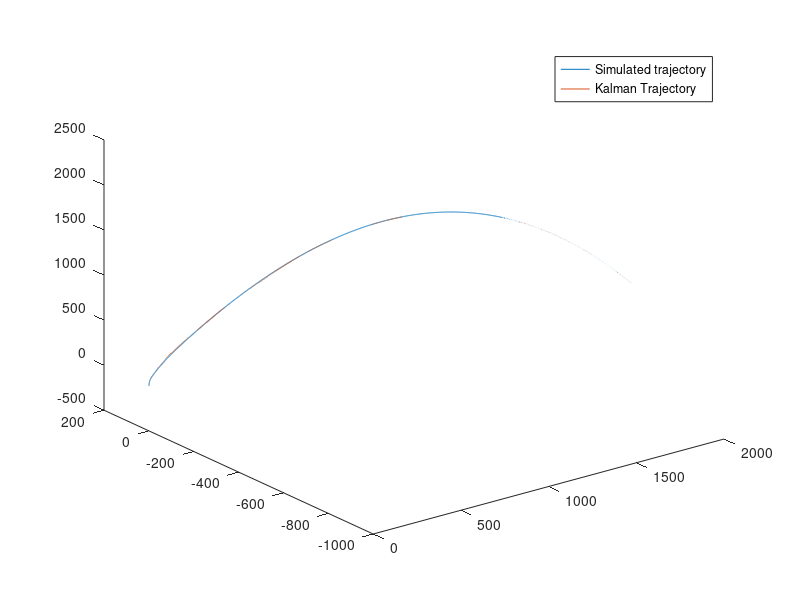

Recreate this plot in MATLAB. (Note: this script raises an error after producing the figure.)
%% Post process MATLAB script for navigation code
clc,close all,clear all
%%read data
state_data = csvread('state_data.csv');
kalman_state_data = csvread('kalman_state_data.csv');

kalman_covariance_diagonal_data = csvread('kalman_covariance_diagonal.csv');


%% plot trajectory
title("Simulation trajectory visualisation")

plot3(state_data(:,2),state_data(:,3),state_data(:,4))
hold on
plot3(kalman_state_data(:,2),kalman_state_data(:,3),kalman_state_data(:,4))
legend("Simulated trajectory","Kalman Trajectory")

%% error plots
% time vectir
tt_kal = kalman_state_data(:,1);

% interpolate messages in a common time vector
interp_state_x = interp1(state_data(:,1),state_data(:,2),tt_kal);
interp_state_y = interp1(state_data(:,1),state_data(:,3),tt_kal);
interp_state_z = interp1(state_data(:,1),state_data(:,4),tt_kal);

interp_state_vel_x = interp1(state_data(:,1),state_data(:,5),tt_kal);
interp_state_vel_y = interp1(state_data(:,1),state_data(:,6),tt_kal);
interp_state_vel_z = interp1(state_data(:,1),state_data(:,7),tt_kal);

interp_state_mass = interp1(state_data(:,1),state_data(:,15),tt_kal);

% calculate errors
err_x = kalman_state_data(:,2)-interp_state_x;
err_y = kalman_state_data(:,3)-interp_state_y;
err_z = kalman_state_data(:,4)-interp_state_z;

err_vel_x = kalman_state_data(:,5)-interp_state_vel_x;
err_vel_y = kalman_state_data(:,6)-interp_state_vel_y;
err_vel_z = kalman_state_data(:,7)-interp_state_vel_z;

err_mass = kalman_state_data(:,15)-interp_state_mass;


%%  error Plot config
figure
tiledlayout(4,3)


Z_confidance = 2.576; % 99% interval

%% err_x
nexttile
hold on
plot(tt_kal,err_x);
plot(tt_kal,Z_confidance*sqrt(kalman_covariance_diagonal_data(:,2)));
plot(tt_kal,-Z_confidance*sqrt(kalman_covariance_diagonal_data(:,2)));
xlabel("time [s]")
ylabel("error [m]")
title("Kalman error in position x")

%% err_y
nexttile
hold on
plot(tt_kal,err_y);
title("Kalman error in position y")
plot(tt_kal,Z_confidance*sqrt(kalman_covariance_diagonal_data(:,3)));
plot(tt_kal,-Z_confidance*sqrt(kalman_covariance_diagonal_data(:,3)));
xlabel("time [s]")
ylabel("error [m]")


%% err_z
nexttile
hold on
title("Kalman error in position z")
plot(tt_kal,err_z);
plot(tt_kal,Z_confidance*sqrt(kalman_covariance_diagonal_data(:,4)));
plot(tt_kal,-Z_confidance*sqrt(kalman_covariance_diagonal_data(:,4)));
xlabel("time [s]")
ylabel("error [m]")

%% err_vel_x
nexttile
hold on
plot(tt_kal,err_vel_x);
title("Kalman error in velocity x (Inertial frame)")
plot(tt_kal,Z_confidance*sqrt(kalman_covariance_diagonal_data(:,5)));
plot(tt_kal,-Z_confidance*sqrt(kalman_covariance_diagonal_data(:,5)));
xlabel("time [s]")
ylabel("error [m/s]")

%% err_vel_y
nexttile
hold on
plot(tt_kal,err_vel_y);
title("Kalman error in velocity y (Inertial frame)")
plot(tt_kal,Z_confidance*sqrt(kalman_covariance_diagonal_data(:,6)));
plot(tt_kal,-Z_confidance*sqrt(kalman_covariance_diagonal_data(:,6)));
xlabel("time [s]")
ylabel("error [m/s]")

%% err_vel_z
nexttile
hold on
plot(tt_kal,err_vel_z);
plot(tt_kal,Z_confidance*sqrt(kalman_covariance_diagonal_data(:,7)));
plot(tt_kal,-Z_confidance*sqrt(kalman_covariance_diagonal_data(:,7)));
title("Kalman error in velocity z (Inertial frame)")
xlabel("time [s]")
ylabel("error [m/s]")

%% attitude

%get quaternion data from state
quat_kal = [kalman_state_data(:,11),kalman_state_data(:,8),kalman_state_data(:,9),kalman_state_data(:,10)]; % [qw,qx,qy,qz]

interp_qw = interp1(state_data(:,1),state_data(:,11),tt_kal);
interp_qx = interp1(state_data(:,1),state_data(:,8),tt_kal);
interp_qy = interp1(state_data(:,1),state_data(:,9),tt_kal);
interp_qz = interp1(state_data(:,1),state_data(:,10),tt_kal);
quat_sim = [interp_qw,interp_qx,interp_qy,interp_qz];% [qw,qx,qy,qz]

%transform to euler angles

rod_sim = quat2rod(quat_sim);
rod_kal= quat2rod(quat_kal);

err_rod = (rod_kal-rod_sim);

nexttile
hold on
plot(tt_kal,err_rod(:,1));
title("error in alpha_x ")
xlabel("time [s]")
ylabel("error [deg]")
plot(tt_kal,Z_confidance*sqrt(kalman_covariance_diagonal_data(:,8)));
plot(tt_kal,-Z_confidance*sqrt(kalman_covariance_diagonal_data(:,8)));

nexttile
hold on
plot(tt_kal,err_rod(:,2));
title("error in alpha_y ")
xlabel("time [s]")
ylabel("error [deg]")

plot(tt_kal,Z_confidance*sqrt(kalman_covariance_diagonal_data(:,9)));
plot(tt_kal,-Z_confidance*sqrt(kalman_covariance_diagonal_data(:,9)));

nexttile
hold on
plot(tt_kal,err_rod(:,3));
title("error in alpha_z")
xlabel("time [s]")
ylabel("error [deg]")
plot(tt_kal,Z_confidance*sqrt(kalman_covariance_diagonal_data(:,10)));
plot(tt_kal,-Z_confidance*sqrt(kalman_covariance_diagonal_data(:,10)));


%% err_mass
nexttile
hold on
plot(tt_kal,err_mass);
plot(tt_kal,Z_confidance*sqrt(kalman_covariance_diagonal_data(:,14)));
plot(tt_kal,-Z_confidance*sqrt(kalman_covariance_diagonal_data(:,14)));
title("Kalman error in mass")
xlabel("time [s]")
ylabel("error [Kg]")

%% Plots
figure
title("Rodrigues parameters")
hold on
plot(tt_kal,rod_sim(:,1));
plot(tt_kal,rod_sim(:,2));
plot(tt_kal,rod_sim(:,3));
plot(tt_kal,rod_kal(:,1));
plot(tt_kal,rod_kal(:,2));
plot(tt_kal,rod_kal(:,3));
legend("\alpha_{x,sim}","\alpha_{y,sim}","\alpha_{z,sim}","\alpha_{x,kal}","\alpha_{y,kal}","\alpha_{z,kal}")







